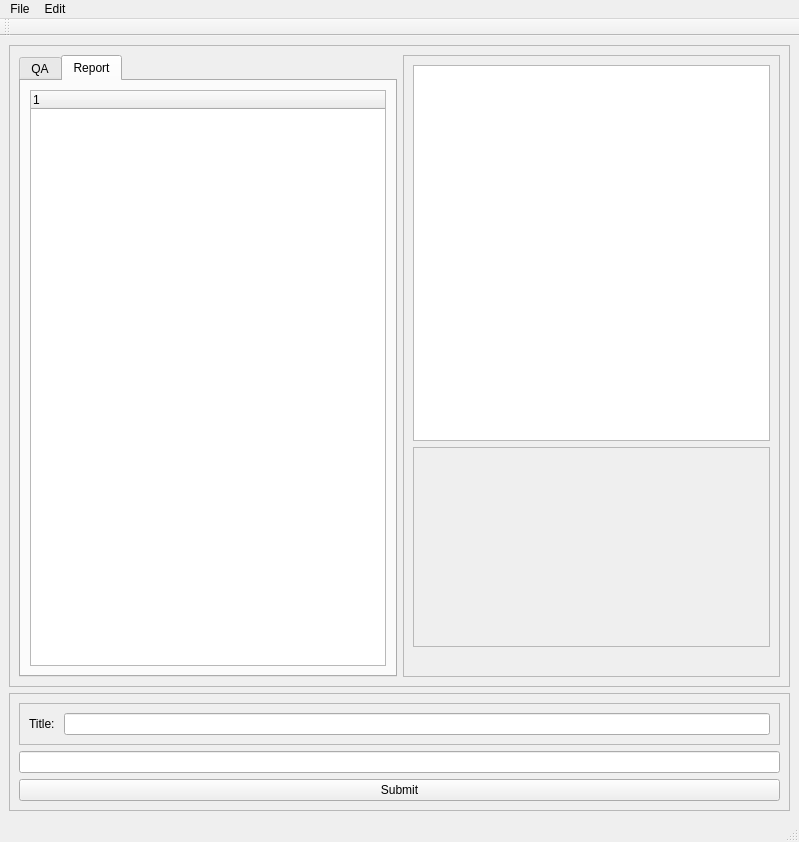
<?xml version="1.0" encoding="UTF-8"?>
<ui version="4.0">
 <class>MainWindow</class>
 <widget class="QMainWindow" name="MainWindow">
  <property name="geometry">
   <rect>
    <x>0</x>
    <y>0</y>
    <width>799</width>
    <height>842</height>
   </rect>
  </property>
  <property name="windowTitle">
   <string>MainWindow</string>
  </property>
  <widget class="QWidget" name="centralwidget">
   <layout class="QVBoxLayout" name="verticalLayout_2">
    <item>
     <widget class="QFrame" name="frame">
      <property name="frameShape">
       <enum>QFrame::StyledPanel</enum>
      </property>
      <property name="frameShadow">
       <enum>QFrame::Raised</enum>
      </property>
      <layout class="QHBoxLayout" name="horizontalLayout_4">
       <item>
        <widget class="QTabWidget" name="tabControl">
         <property name="currentIndex">
          <number>1</number>
         </property>
         <widget class="QWidget" name="tabQA">
          <attribute name="title">
           <string>QA</string>
          </attribute>
          <layout class="QHBoxLayout" name="horizontalLayout_2">
           <item>
            <widget class="QTreeWidget" name="treeView">
             <column>
              <property name="text">
               <string notr="true">1</string>
              </property>
             </column>
            </widget>
           </item>
          </layout>
         </widget>
         <widget class="QWidget" name="tabReport">
          <attribute name="title">
           <string>Report</string>
          </attribute>
          <layout class="QHBoxLayout" name="horizontalLayout_3">
           <item>
            <widget class="QTreeWidget" name="treeViewReport">
             <column>
              <property name="text">
               <string notr="true">1</string>
              </property>
             </column>
            </widget>
           </item>
          </layout>
         </widget>
        </widget>
       </item>
       <item>
        <widget class="QFrame" name="pnlEntry">
         <property name="frameShape">
          <enum>QFrame::StyledPanel</enum>
         </property>
         <property name="frameShadow">
          <enum>QFrame::Raised</enum>
         </property>
         <layout class="QVBoxLayout" name="verticalLayout">
          <item>
           <widget class="QPlainTextEdit" name="richBox"/>
          </item>
          <item>
           <widget class="QFrame" name="picSnapshot">
            <property name="minimumSize">
             <size>
              <width>0</width>
              <height>200</height>
             </size>
            </property>
            <property name="frameShape">
             <enum>QFrame::StyledPanel</enum>
            </property>
            <property name="frameShadow">
             <enum>QFrame::Raised</enum>
            </property>
           </widget>
          </item>
          <item>
           <widget class="QLabel" name="lblDateTime">
            <property name="text">
             <string/>
            </property>
           </widget>
          </item>
         </layout>
        </widget>
       </item>
      </layout>
     </widget>
    </item>
    <item>
     <widget class="QFrame" name="frame_2">
      <property name="frameShape">
       <enum>QFrame::StyledPanel</enum>
      </property>
      <property name="frameShadow">
       <enum>QFrame::Raised</enum>
      </property>
      <layout class="QVBoxLayout" name="verticalLayout_3">
       <item>
        <widget class="QFrame" name="frame_3">
         <property name="frameShape">
          <enum>QFrame::StyledPanel</enum>
         </property>
         <property name="frameShadow">
          <enum>QFrame::Raised</enum>
         </property>
         <layout class="QHBoxLayout" name="horizontalLayout">
          <item>
           <widget class="QLabel" name="lblHeading">
            <property name="text">
             <string>Title: </string>
            </property>
           </widget>
          </item>
          <item>
           <widget class="QLineEdit" name="txtComment"/>
          </item>
         </layout>
        </widget>
       </item>
       <item>
        <widget class="QLineEdit" name="txtHeading"/>
       </item>
       <item>
        <widget class="QPushButton" name="btnSubmit">
         <property name="text">
          <string>Submit</string>
         </property>
        </widget>
       </item>
      </layout>
     </widget>
    </item>
   </layout>
  </widget>
  <widget class="QMenuBar" name="menubar">
   <property name="geometry">
    <rect>
     <x>0</x>
     <y>0</y>
     <width>799</width>
     <height>21</height>
    </rect>
   </property>
   <widget class="QMenu" name="mniFile">
    <property name="title">
     <string>File</string>
    </property>
    <addaction name="mniFileExportQA"/>
    <addaction name="mniFileExportReport"/>
    <addaction name="separator"/>
    <addaction name="mniFileClose"/>
   </widget>
   <widget class="QMenu" name="mniEdit">
    <property name="title">
     <string>Edit</string>
    </property>
    <addaction name="mniEditCopy"/>
    <addaction name="mniEditDelete"/>
    <addaction name="separator"/>
    <addaction name="mniEditExportWord"/>
    <addaction name="mniEditComment"/>
    <addaction name="mniEditExportSST"/>
    <addaction name="mniEditRestoreView"/>
   </widget>
   <addaction name="mniFile"/>
   <addaction name="mniEdit"/>
  </widget>
  <widget class="QToolBar" name="toolBar">
   <property name="windowTitle">
    <string>toolBar</string>
   </property>
   <attribute name="toolBarArea">
    <enum>TopToolBarArea</enum>
   </attribute>
   <attribute name="toolBarBreak">
    <bool>false</bool>
   </attribute>
  </widget>
  <widget class="QStatusBar" name="statusbar"/>
  <action name="mniFileExportQA">
   <property name="text">
    <string>Export as QA Document</string>
   </property>
  </action>
  <action name="mniFileExportReport">
   <property name="text">
    <string>Export as Report Document</string>
   </property>
  </action>
  <action name="mniFileClose">
   <property name="text">
    <string>Close</string>
   </property>
  </action>
  <action name="mniEditCopy">
   <property name="text">
    <string>Copy</string>
   </property>
  </action>
  <action name="mniEditDelete">
   <property name="text">
    <string>Delete</string>
   </property>
  </action>
  <action name="mniEditExportWord">
   <property name="text">
    <string>Export to MS Word</string>
   </property>
  </action>
  <action name="mniEditComment">
   <property name="text">
    <string>Edit Comment...</string>
   </property>
  </action>
  <action name="mniEditExportSST">
   <property name="text">
    <string>Export to File...</string>
   </property>
  </action>
  <action name="mniEditRestoreView">
   <property name="text">
    <string>Restore View</string>
   </property>
  </action>
 </widget>
 <resources/>
 <connections/>
</ui>
